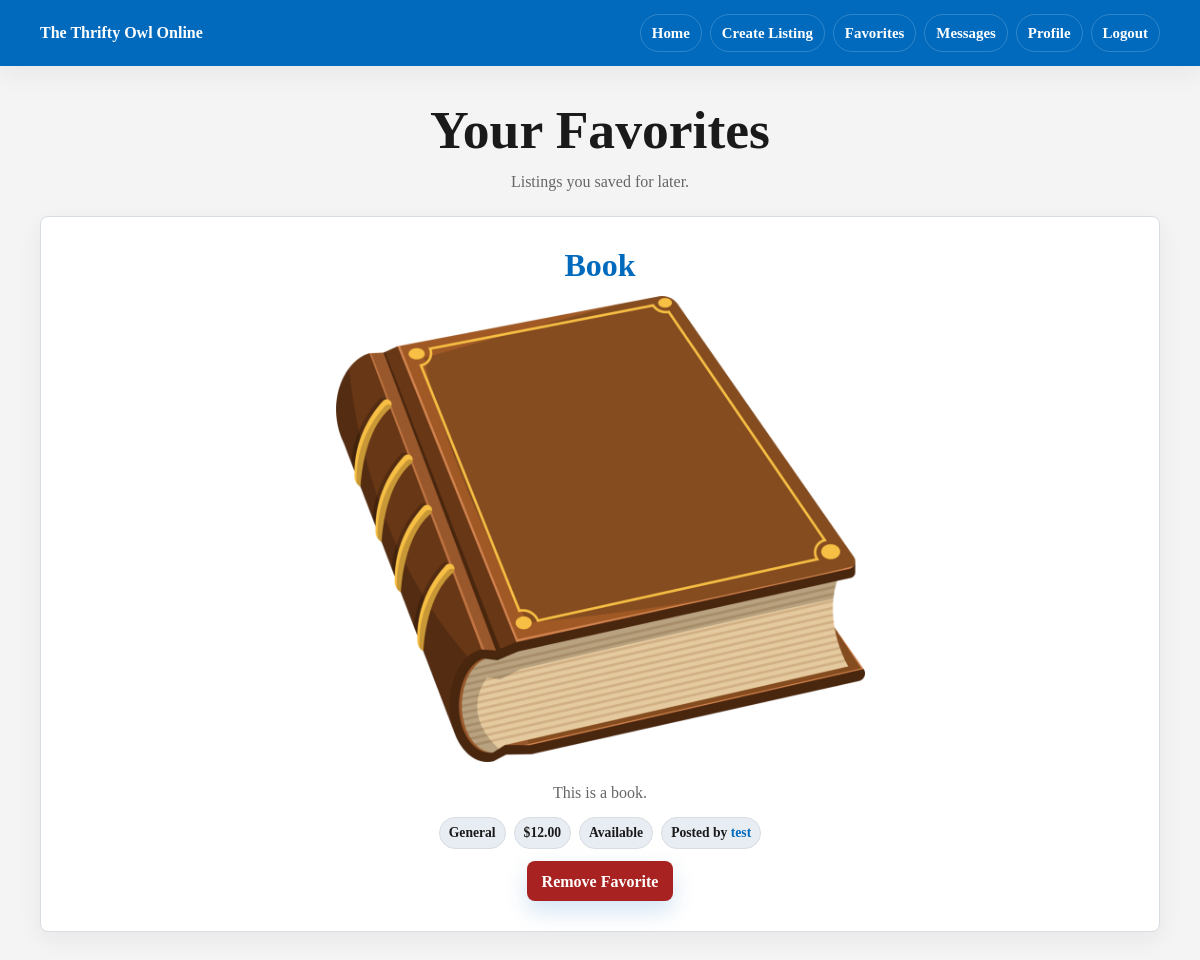
The app's page /favorites (signed in) with its own data.
### app/models.py (models this page shows)
class Post(db.Model):
    __tablename__ = 'posts'
    id = db.Column(db.Integer, primary_key=True)
    title = db.Column(db.String(150), nullable=False)
    description = db.Column(db.String(300), nullable=False)
    category = db.Column(db.String(80), default='General')
    price = db.Column(db.Numeric(10, 2))
    condition = db.Column(db.String(80), default='Good')
    status = db.Column(db.String(80), default='Available')
    image = db.Column(db.String(200))  # optional image path
    is_active = db.Column(db.Boolean, default=True)
    created_at = db.Column(db.DateTime, default=datetime.utcnow)
    owner_id = db.Column(db.Integer, db.ForeignKey('users.id'), nullable=False)

class User(UserMixin, db.Model):
    __tablename__ = 'users'
    id = db.Column(db.Integer, primary_key=True)
    is_admin = db.Column(db.Boolean, default=False)
    is_blocked = db.Column(db.Boolean, default=False)
    email = db.Column(db.String(150), unique=True, nullable=False)
    username = db.Column(db.String(150), unique=True, nullable=False)
    password = db.Column(db.String(150), nullable=False)
    name = db.Column(db.String(150))
    major = db.Column(db.String(150))
    interests = db.Column(db.String(300))
    image = db.Column(db.String(200))  # store filename/path
    posts = db.relationship('Post', backref='owner', lazy=True)
    sent_messages = db.relationship('Message', foreign_keys='Message.sender_id', backref='sender', lazy=True)
    received_messages = db.relationship('Message', foreign_keys='Message.receiver_id', backref='receiver', lazy=True)
    reviews_given = db.relationship('Review', foreign_keys='Review.reviewer_id', backref='reviewer', lazy=True)
    reviews_received = db.relationship('Review', foreign_keys='Review.reviewed_id', backref='reviewed', lazy=True)

### app/routes.py (the view)
@main.route('/favorites')
@login_required
def favorites():
    saved_posts = (
        Post.query
        .join(Favorite, Favorite.post_id == Post.id)
        .filter(Favorite.user_id == current_user.id, Post.is_active == True)
        .order_by(Favorite.created_at.desc())
        .all()
    )
    return render_template('favorites.html', posts=saved_posts)

### app/models.py (called while the page is built)
@login_manager.user_loader
def load_user(user_id):
    return User.query.get(int(user_id))

### app/templates/favorites.html (shortened to what this page needs)
{% extends "base.html" %}
{% block content %}
<section class="page-header">
    <h1>Your Favorites</h1>
    <p class="muted">Listings you saved for later.</p>
</section>
{% if posts %}
<section class="grid">
    {% for post in posts %}
    <article class="card listing">
        <h2><a href="{{ url_for('main.view_post', post_id=post.id) }}">{{ post.title }}</a></h2>
        {% if post.image %}
        <p>
            <img src="{{ url_for('static', filename='uploads/' ~ post.image) }}" alt="{{ post.title }}" style="max-width: 50%; border-radius: 16px;">
        </p>
        {% endif %}
        <p>{{ post.description }}</p>
        <div class="meta">
            <span>{{ post.category }}</span>
            {% if post.price is not none %}
            <span>${{ "%.2f"|format(post.price) }}</span>
            {% endif %}
            <span>{{ post.status or 'Available' }}</span>
            <span>
                Posted by
                <a href="{{ url_for('main.view_profile', user_id=post.owner_id) }}">{{ post.owner.username }}</a>
            </span>
        </div>
        <form method="post" action="{{ url_for('main.unfavorite_post', post_id=post.id) }}">
            <input type="submit" value="Remove Favorite" class="button danger">
        </form>
    </article>
    {% endfor %}
</section>
{% else %}
<p class="empty">You have not saved any favorites yet.</p>
{% endif %}
{% endblock %}

### app/static/style.css (style rules this page uses)
:root { --blue: #016ABD; --blue-dark: #003399; --bg: #F4F4F4; --card: #ffffff; --border: #d8dde3; --text: #1a1a1a; --muted: #666666; --danger: #a82222; --radius: 8px; --shadow: 0 18px 45px rgba(26, 26, 26, 0.08); --shadow-soft: 0 8px 24px rgba(26, 26, 26, 0.06); }
* { box-sizing: border-box; }
body { margin: 0; background: var(--bg); color: var(--text); font-family: georgia, serif; line-height: 1.5; -webkit-font-smoothing: antialiased; }
a { color: var(--blue); font-weight: 650; text-decoration: none; transition: color 160ms ease, background-color 160ms ease, border-color 160ms ease, transform 160ms ease, box-shadow 160ms ease; }
h1, h2, h3, p { margin-top: 0; }
h1, h2, h3 { line-height: 1.15; letter-spacing: 0; }
h1 { font-size: clamp(2rem, 5vw, 3.35rem); }
h2 { font-size: clamp(1.35rem, 3vw, 2rem); }
.container>* { width: 100%; }
.grid { display: grid; grid-template-columns: repeat(auto-fit, minmax(min(100%, 280px), 1fr)); gap: 18px; }
form { display: grid; gap: 16px; text-align: center; }
input, select, textarea { width: 100%; padding: 11px 12px; border: 1px solid var(--border); border-radius: var(--radius); background: white; color: var(--text); font: inherit; text-align: center; transition: border-color 160ms ease, box-shadow 160ms ease; }
input[type="submit"], button, .button { min-height: 40px; width: fit-content; display: inline-flex; align-items: center; justify-content: center; padding: 10px 15px; border: 0; border-radius: var(--radius); background: var(--blue); color: white; box-shadow: 0 10px 22px rgba(1, 106, 189, 0.18); font: inherit; font-weight: 800; line-height: 1.2; cursor: pointer; }
.button.danger, input[type="submit"].danger { background: var(--danger); }
.card { background: var(--card); border: 1px solid var(--border); border-radius: var(--radius); padding: clamp(20px, 3vw, 30px); box-shadow: var(--shadow-soft); text-align: center; }
.card img { max-width: 100%; height: auto; }
.page-header { text-align: center; }
.page-header h1 { margin-bottom: 8px; }
.page-header p { margin-bottom: 0; }
.listing { display: grid; align-content: start; gap: 12px; text-align: center; }
.listing h2, .listing h3 { margin-bottom: 0; }
.listing p { margin-bottom: 0; color: var(--muted); }
.listing form { justify-items: center; }
.listing input[type="submit"] { justify-self: center; }
.meta { display: flex; flex-wrap: wrap; justify-content: center; gap: 8px; }
.meta span { padding: 5px 9px; background: #e8edf3; border: 1px solid var(--border); border-radius: 999px; color: var(--text); font-size: 0.85rem; font-weight: 700; }
.muted { color: var(--muted); }

### records on screen
Post: title "Book", image (picture), description "This is a book.", category "General", price "12.00", status "Available", owner.username "test"
